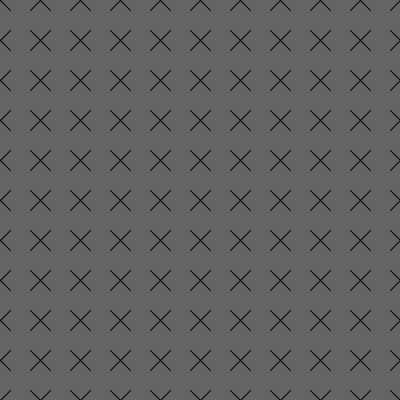
Frame 1 (no input)
Frame 60 (the mouse pressed at the canvas centre just before this capture): identical to frame 1, image omitted
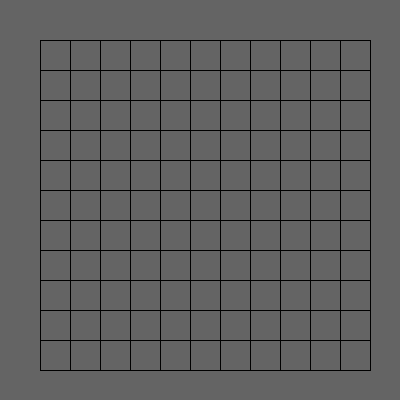
Frame 120 (the mouse held since frame 60 and released just before this capture)

The Processing sketch that drew these frames (run headless with seeded random() and noise(); from frame 60 on, the mouse is pressed at the canvas centre):

// Processing sketch: sketch_150916a
// ── sketch_150916a.pde
int option=1;
void setup() { 
  size(400, 400);
  smooth();
  noFill();
}

void draw() {
  background(100);
  if (option== 1) {
    for (int x=0; x<=width; x+=40) {
      for (int y=0; y<=height; y+=40) {
        line(x-10, y-10, x+10, y+10);
        line(x+10, y-10, x-10, y+10);
      }
    }
  } 
if (option== 2) {
    for (int x=40; x<=width-40; x+=30) {
      for (int y=40; y<=height-40; y+=30) {
        rect(x, y, 30, 30);
      }
    }
  }
  else if (option==3){
   for (int x = 50; x <= width-50; x += 20) {
      for (int y = 50; y <= height-50; y+=20) {
        ellipse(x,y,40,20);
      }
    }
  }
}

void mousePressed() {
  option++;
  if (option>3) option=1;
}
